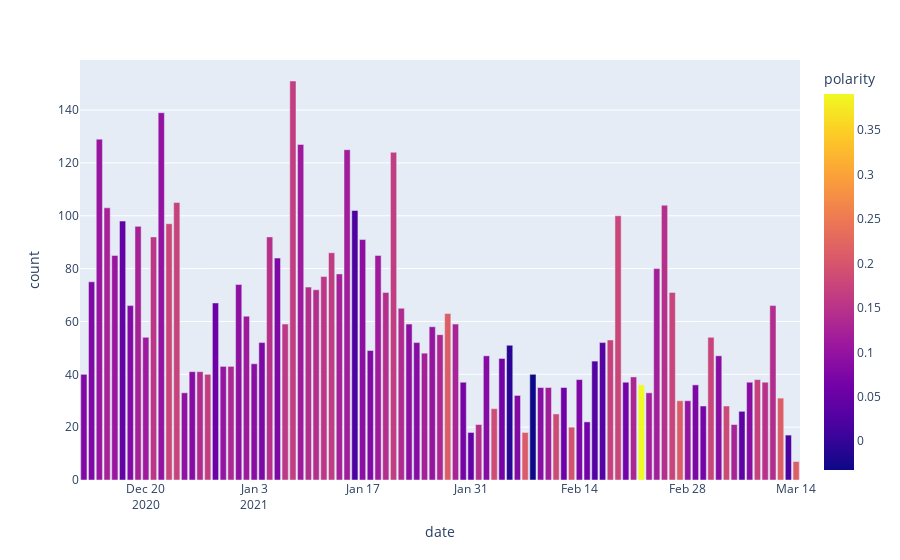

Notebook cell for this chart:
### Code cell
pfizy_df, pfizy_timeline = filter_by_vaccy(df, ['pfizer', 'biontech'])
print(pfizy_df.shape)
fig = px.bar(pfizy_timeline, x='date', y='count', color='polarity')
fig.show()
